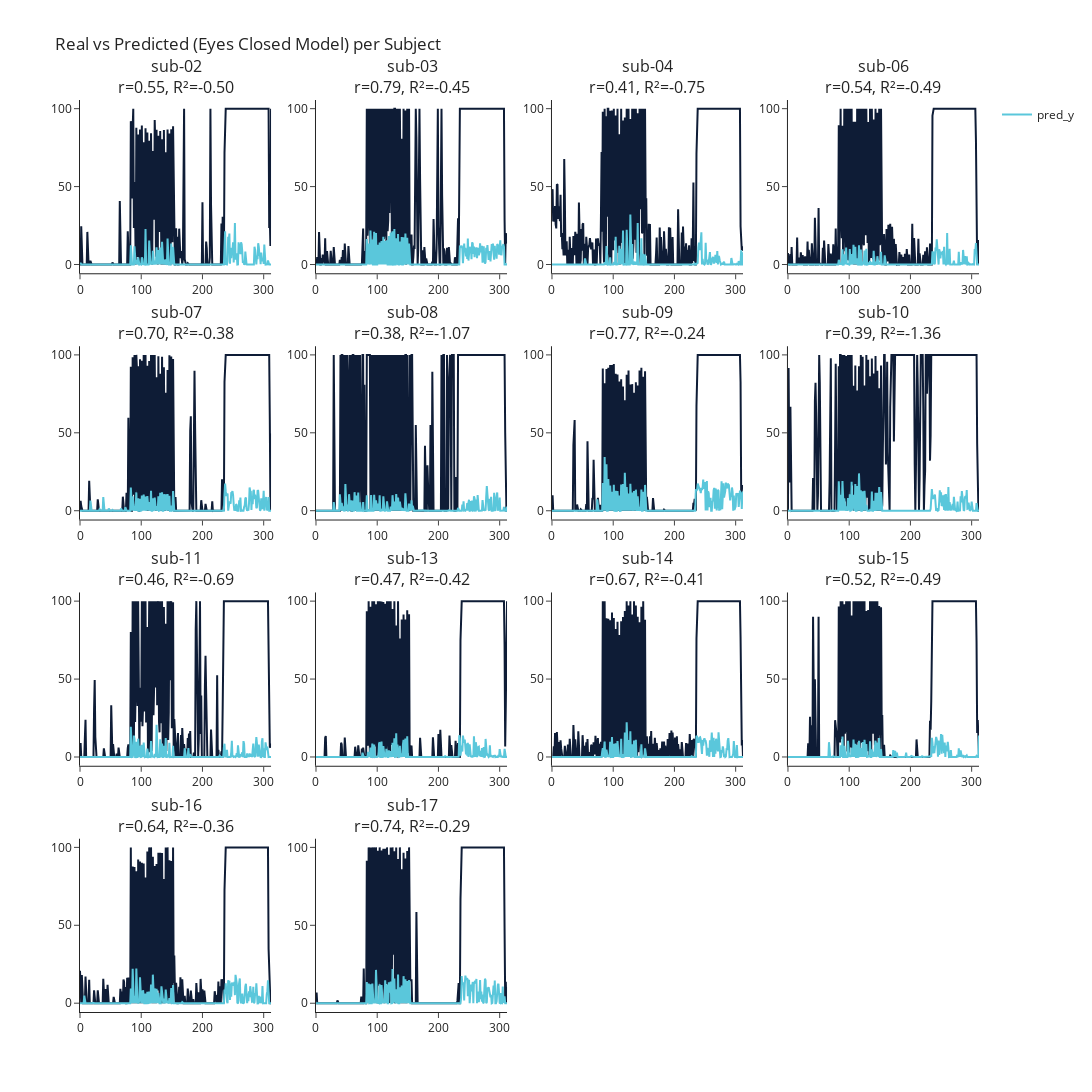

Here is the notebook cell this chart was saved with:
### Code cell
predictions_closed_ftcalib = np.load(
    "/Users/sinakling/disks/meso_shared/deepmreye/derivatives/int_deepmreye/deepmreye_closed/pred/ftcalib_eyes_closed_predictions.npy",
    allow_pickle=True
).item()
plot_eyesclosed_predictions(predictions_closed_ftcalib, labels_dir_closed,subject_ids=subject_ids, n_timepoints=313, cols=4)

### Figure 1 — Plotly figure (JSON) as saved in the notebook; plotly's stock layout.template omitted (floating-point values rounded to 4 significant figures; data arrays with more than 128 entries replaced by an {"elided": "..."} marker saying what was removed)
{"data": [{"line": {"color": "#0E1C36", "width": 2}, "mode": "lines", "showlegend": false, "type": "scatter", "xaxis": "x", "y": {"elided": "313 float values"}, "yaxis": "y"}, {"line": {"color": "#5AC7DB", "width": 2}, "mode": "lines", "name": "pred_y", "showlegend": true, "type": "scatter", "xaxis": "x", "y": {"elided": "313 float values"}, "yaxis": "y"}, {"line": {"color": "#0E1C36", "width": 2}, "mode": "lines", "showlegend": false, "type": "scatter", "xaxis": "x2", "y": {"elided": "313 float values"}, "yaxis": "y2"}, {"line": {"color": "#5AC7DB", "width": 2}, "mode": "lines", "showlegend": false, "type": "scatter", "xaxis": "x2", "y": {"elided": "313 float values"}, "yaxis": "y2"}, {"line": {"color": "#0E1C36", "width": 2}, "mode": "lines", "showlegend": false, "type": "scatter", "xaxis": "x3", "y": {"elided": "313 float values"}, "yaxis": "y3"}, {"line": {"color": "#5AC7DB", "width": 2}, "mode": "lines", "showlegend": false, "type": "scatter", "xaxis": "x3", "y": {"elided": "313 float values"}, "yaxis": "y3"}, {"line": {"color": "#0E1C36", "width": 2}, "mode": "lines", "showlegend": false, "type": "scatter", "xaxis": "x4", "y": {"elided": "313 float values"}, "yaxis": "y4"}, {"line": {"color": "#5AC7DB", "width": 2}, "mode": "lines", "showlegend": false, "type": "scatter", "xaxis": "x4", "y": {"elided": "313 float values"}, "yaxis": "y4"}, {"line": {"color": "#0E1C36", "width": 2}, "mode": "lines", "showlegend": false, "type": "scatter", "xaxis": "x5", "y": {"elided": "313 float values"}, "yaxis": "y5"}, {"line": {"color": "#5AC7DB", "width": 2}, "mode": "lines", "showlegend": false, "type": "scatter", "xaxis": "x5", "y": {"elided": "313 float values"}, "yaxis": "y5"}, {"line": {"color": "#0E1C36", "width": 2}, "mode": "lines", "showlegend": false, "type": "scatter", "xaxis": "x6", "y": {"elided": "313 float values"}, "yaxis": "y6"}, {"line": {"color": "#5AC7DB", "width": 2}, "mode": "lines", "showlegend": false, "type": "scatter", "xaxis": "x6", "y": {"elided": "313 float values"}, "yaxis": "y6"}, {"line": {"color": "#0E1C36", "width": 2}, "mode": "lines", "showlegend": false, "type": "scatter", "xaxis": "x7", "y": {"elided": "313 float values"}, "yaxis": "y7"}, {"line": {"color": "#5AC7DB", "width": 2}, "mode": "lines", "showlegend": false, "type": "scatter", "xaxis": "x7", "y": {"elided": "313 float values"}, "yaxis": "y7"}, {"line": {"color": "#0E1C36", "width": 2}, "mode": "lines", "showlegend": false, "type": "scatter", "xaxis": "x8", "y": {"elided": "313 float values"}, "yaxis": "y8"}, {"line": {"color": "#5AC7DB", "width": 2}, "mode": "lines", "showlegend": false, "type": "scatter", "xaxis": "x8", "y": {"elided": "313 float values"}, "yaxis": "y8"}, {"line": {"color": "#0E1C36", "width": 2}, "mode": "lines", "showlegend": false, "type": "scatter", "xaxis": "x9", "y": {"elided": "313 float values"}, "yaxis": "y9"}, {"line": {"color": "#5AC7DB", "width": 2}, "mode": "lines", "showlegend": false, "type": "scatter", "xaxis": "x9", "y": {"elided": "313 float values"}, "yaxis": "y9"}, {"line": {"color": "#0E1C36", "width": 2}, "mode": "lines", "showlegend": false, "type": "scatter", "xaxis": "x10", "y": {"elided": "313 float values"}, "yaxis": "y10"}, {"line": {"color": "#5AC7DB", "width": 2}, "mode": "lines", "showlegend": false, "type": "scatter", "xaxis": "x10", "y": {"elided": "313 float values"}, "yaxis": "y10"}, {"line": {"color": "#0E1C36", "width": 2}, "mode": "lines", "showlegend": false, "type": "scatter", "xaxis": "x11", "y": {"elided": "313 float values"}, "yaxis": "y11"}, {"line": {"color": "#5AC7DB", "width": 2}, "mode": "lines", "showlegend": false, "type": "scatter", "xaxis": "x11", "y": {"elided": "313 float values"}, "yaxis": "y11"}, {"line": {"color": "#0E1C36", "width": 2}, "mode": "lines", "showlegend": false, "type": "scatter", "xaxis": "x12", "y": {"elided": "313 float values"}, "yaxis": "y12"}, {"line": {"color": "#5AC7DB", "width": 2}, "mode": "lines", "showlegend": false, "type": "scatter", "xaxis": "x12", "y": {"elided": "313 float values"}, "yaxis": "y12"}, {"line": {"color": "#0E1C36", "width": 2}, "mode": "lines", "showlegend": false, "type": "scatter", "xaxis": "x13", "y": {"elided": "313 float values"}, "yaxis": "y13"}, {"line": {"color": "#5AC7DB", "width": 2}, "mode": "lines", "showlegend": false, "type": "scatter", "xaxis": "x13", "y": {"elided": "313 float values"}, "yaxis": "y13"}, {"line": {"color": "#0E1C36", "width": 2}, "mode": "lines", "showlegend": false, "type": "scatter", "xaxis": "x14", "y": {"elided": "313 float values"}, "yaxis": "y14"}, {"line": {"color": "#5AC7DB", "width": 2}, "mode": "lines", "showlegend": false, "type": "scatter", "xaxis": "x14", "y": {"elided": "313 float values"}, "yaxis": "y14"}], "layout": {"annotations": [{"font": {"size": 16}, "showarrow": false, "text": "sub-02<br>r=0.55, R²=-0.50", "x": 0.1062, "xanchor": "center", "xref": "paper", "y": 1, "yanchor": "bottom", "yref": "paper"}, {"font": {"size": 16}, "showarrow": false, "text": "sub-03<br>r=0.79, R²=-0.45", "x": 0.3688, "xanchor": "center", "xref": "paper", "y": 1, "yanchor": "bottom", "yref": "paper"}, {"font": {"size": 16}, "showarrow": false, "text": "sub-04<br>r=0.41, R²=-0.75", "x": 0.6313, "xanchor": "center", "xref": "paper", "y": 1, "yanchor": "bottom", "yref": "paper"}, {"font": {"size": 16}, "showarrow": false, "text": "sub-06<br>r=0.54, R²=-0.49", "x": 0.8938, "xanchor": "center", "xref": "paper", "y": 1, "yanchor": "bottom", "yref": "paper"}, {"font": {"size": 16}, "showarrow": false, "text": "sub-07<br>r=0.70, R²=-0.38", "x": 0.1062, "xanchor": "center", "xref": "paper", "y": 0.73, "yanchor": "bottom", "yref": "paper"}, {"font": {"size": 16}, "showarrow": false, "text": "sub-08<br>r=0.38, R²=-1.07", "x": 0.3688, "xanchor": "center", "xref": "paper", "y": 0.73, "yanchor": "bottom", "yref": "paper"}, {"font": {"size": 16}, "showarrow": false, "text": "sub-09<br>r=0.77, R²=-0.24", "x": 0.6313, "xanchor": "center", "xref": "paper", "y": 0.73, "yanchor": "bottom", "yref": "paper"}, {"font": {"size": 16}, "showarrow": false, "text": "sub-10<br>r=0.39, R²=-1.36", "x": 0.8938, "xanchor": "center", "xref": "paper", "y": 0.73, "yanchor": "bottom", "yref": "paper"}, {"font": {"size": 16}, "showarrow": false, "text": "sub-11<br>r=0.46, R²=-0.69", "x": 0.1062, "xanchor": "center", "xref": "paper", "y": 0.46, "yanchor": "bottom", "yref": "paper"}, {"font": {"size": 16}, "showarrow": false, "text": "sub-13<br>r=0.47, R²=-0.42", "x": 0.3688, "xanchor": "center", "xref": "paper", "y": 0.46, "yanchor": "bottom", "yref": "paper"}, {"font": {"size": 16}, "showarrow": false, "text": "sub-14<br>r=0.67, R²=-0.41", "x": 0.6313, "xanchor": "center", "xref": "paper", "y": 0.46, "yanchor": "bottom", "yref": "paper"}, {"font": {"size": 16}, "showarrow": false, "text": "sub-15<br>r=0.52, R²=-0.49", "x": 0.8938, "xanchor": "center", "xref": "paper", "y": 0.46, "yanchor": "bottom", "yref": "paper"}, {"font": {"size": 16}, "showarrow": false, "text": "sub-16<br>r=0.64, R²=-0.36", "x": 0.1062, "xanchor": "center", "xref": "paper", "y": 0.19, "yanchor": "bottom", "yref": "paper"}, {"font": {"size": 16}, "showarrow": false, "text": "sub-17<br>r=0.74, R²=-0.29", "x": 0.3688, "xanchor": "center", "xref": "paper", "y": 0.19, "yanchor": "bottom", "yref": "paper"}], "height": 1280, "showlegend": true, "title": {"text": "Real vs Predicted (Eyes Closed Model) per Subject"}, "width": 1800, "xaxis": {"anchor": "y", "domain": [0, 0.2125]}, "xaxis10": {"anchor": "y10", "domain": [0.2625, 0.475]}, "xaxis11": {"anchor": "y11", "domain": [0.525, 0.7375]}, "xaxis12": {"anchor": "y12", "domain": [0.7875, 1]}, "xaxis13": {"anchor": "y13", "domain": [0, 0.2125]}, "xaxis14": {"anchor": "y14", "domain": [0.2625, 0.475]}, "xaxis15": {"anchor": "y15", "domain": [0.525, 0.7375]}, "xaxis16": {"anchor": "y16", "domain": [0.7875, 1]}, "xaxis2": {"anchor": "y2", "domain": [0.2625, 0.475]}, "xaxis3": {"anchor": "y3", "domain": [0.525, 0.7375]}, "xaxis4": {"anchor": "y4", "domain": [0.7875, 1]}, "xaxis5": {"anchor": "y5", "domain": [0, 0.2125]}, "xaxis6": {"anchor": "y6", "domain": [0.2625, 0.475]}, "xaxis7": {"anchor": "y7", "domain": [0.525, 0.7375]}, "xaxis8": {"anchor": "y8", "domain": [0.7875, 1]}, "xaxis9": {"anchor": "y9", "domain": [0, 0.2125]}, "yaxis": {"anchor": "x", "domain": [0.81, 1]}, "yaxis10": {"anchor": "x10", "domain": [0.27, 0.46]}, "yaxis11": {"anchor": "x11", "domain": [0.27, 0.46]}, "yaxis12": {"anchor": "x12", "domain": [0.27, 0.46]}, "yaxis13": {"anchor": "x13", "domain": [0, 0.19]}, "yaxis14": {"anchor": "x14", "domain": [0, 0.19]}, "yaxis15": {"anchor": "x15", "domain": [0, 0.19]}, "yaxis16": {"anchor": "x16", "domain": [0, 0.19]}, "yaxis2": {"anchor": "x2", "domain": [0.81, 1]}, "yaxis3": {"anchor": "x3", "domain": [0.81, 1]}, "yaxis4": {"anchor": "x4", "domain": [0.81, 1]}, "yaxis5": {"anchor": "x5", "domain": [0.54, 0.73]}, "yaxis6": {"anchor": "x6", "domain": [0.54, 0.73]}, "yaxis7": {"anchor": "x7", "domain": [0.54, 0.73]}, "yaxis8": {"anchor": "x8", "domain": [0.54, 0.73]}, "yaxis9": {"anchor": "x9", "domain": [0.27, 0.46]}}}
